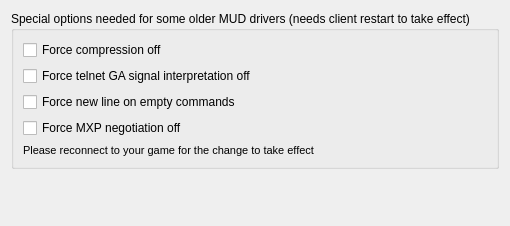
     <widget class="QWidget" name="tab_3">
      <attribute name="title">
       <string>Special Options</string>
      </attribute>
      <layout class="QGridLayout" name="gridLayout_7">
       <item row="0" column="0">
        <widget class="QGroupBox" name="groupBox_7">
         <property name="title">
          <string>Special options needed for some older MUD drivers (needs client restart to take effect)</string>
         </property>
         <layout class="QVBoxLayout" name="verticalLayout_4">
          <item>
           <widget class="QCheckBox" name="mFORCE_MCCP_OFF">
            <property name="text">
             <string>Force compression off</string>
            </property>
           </widget>
          </item>
          <item>
           <widget class="QCheckBox" name="mFORCE_GA_OFF">
            <property name="text">
             <string>Force telnet GA signal interpretation off</string>
            </property>
           </widget>
          </item>
          <item>
           <widget class="QCheckBox" name="checkBox_mUSE_FORCE_LF_AFTER_PROMPT">
            <property name="toolTip">
             <string>This option adds a line line break &lt;LF&gt; or &quot;
&quot; to your command input on empty commands. This option will rarely be necessary.</string>
            </property>
            <property name="text">
             <string>Force new line on empty commands</string>
            </property>
           </widget>
          </item>
          <item>
           <widget class="QCheckBox" name="mFORCE_MXP_NEGOTIATION_OFF">
            <property name="text">
             <string>Force MXP negotiation off</string>
            </property>
           </widget>
          </item>
          <item>
           <widget class="QLabel" name="need_reconnect_for_specialoption">
            <property name="enabled">
             <bool>true</bool>
            </property>
            <property name="font">
             <font>
              <pointsize>8</pointsize>
             </font>
            </property>
            <property name="mouseTracking">
             <bool>false</bool>
            </property>
            <property name="text">
             <string>Please reconnect to your game for the change to take effect</string>
            </property>
            <property name="textFormat">
             <enum>Qt::AutoText</enum>
            </property>
            <property name="wordWrap">
             <bool>true</bool>
            </property>
           </widget>
          </item>
         </layout>
        </widget>
       </item>
       <item row="2" column="0">
        <spacer name="verticalSpacer_6">
         <property name="orientation">
          <enum>Qt::Vertical</enum>
         </property>
         <property name="sizeHint" stdset="0">
          <size>
           <width>20</width>
           <height>40</height>
          </size>
         </property>
        </spacer>
       </item>
       <item row="1" column="0">
        <widget class="QWidget" name="downloadMapOptions" native="true">
         <property name="sizePolicy">
          <sizepolicy hsizetype="Expanding" vsizetype="Expanding">
           <horstretch>0</horstretch>
           <verstretch>0</verstretch>
          </sizepolicy>
         </property>
         <widget class="QLabel" name="label_60">
          <property name="geometry">
           <rect>
            <x>10</x>
            <y>20</y>
            <width>281</width>
            <height>101</height>
           </rect>
          </property>
          <property name="sizePolicy">
           <sizepolicy hsizetype="Ignored" vsizetype="Preferred">
            <horstretch>0</horstretch>
            <verstretch>0</verstretch>
           </sizepolicy>
          </property>
          <property name="palette">
           <palette>
            <active>
             <colorrole role="WindowText">
              <brush brushstyle="SolidPattern">
               <color alpha="255">
                <red>255</red>
                <green>0</green>
                <blue>0</blue>
               </color>
              </brush>
             </colorrole>
             <colorrole role="Text">
              <brush brushstyle="SolidPattern">
               <color alpha="255">
                <red>255</red>
                <green>0</green>
                <blue>0</blue>
               </color>
              </brush>
             </colorrole>
            </active>
            <inactive>
             <colorrole role="WindowText">
              <brush brushstyle="SolidPattern">
               <color alpha="255">
                <red>255</red>
                <green>0</green>
                <blue>0</blue>
               </color>
              </brush>
             </colorrole>
             <colorrole role="Text">
              <brush brushstyle="SolidPattern">
               <color alpha="255">
                <red>255</red>
                <green>0</green>
                <blue>0</blue>
               </color>
              </brush>
             </colorrole>
            </inactive>
            <disabled>
             <colorrole role="WindowText">
              <brush brushstyle="SolidPattern">
               <color alpha="255">
                <red>120</red>
                <green>120</green>
                <blue>120</blue>
               </color>
              </brush>
             </colorrole>
             <colorrole role="Text">
              <brush brushstyle="SolidPattern">
               <color alpha="255">
                <red>120</red>
                <green>120</green>
                <blue>120</blue>
               </color>
              </brush>
             </colorrole>
            </disabled>
           </palette>
          </property>
          <property name="text">
           <string>download Map from server (NOTE: This will override all of your personal changes to the map. To get back to an older version of the map you can manually delete the most recent snapshot of the map in the folder &lt;mudlet_home_dir&gt;/&lt;yourprofile&gt;/map)</string>
          </property>
          <property name="scaledContents">
           <bool>true</bool>
          </property>
          <property name="wordWrap">
           <bool>true</bool>
          </property>
         </widget>
         <widget class="QPushButton" name="buttonDownloadMap">
          <property name="geometry">
           <rect>
            <x>380</x>
            <y>60</y>
            <width>281</width>
            <height>23</height>
           </rect>
          </property>
          <property name="text">
           <string>download latest map version from server</string>
          </property>
         </widget>
        </widget>
       </item>
      </layout>
     </widget>
